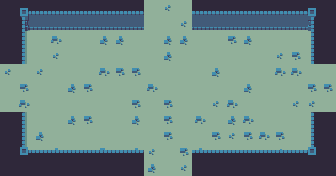

This game map was drawn from its Tiled (.tmx) file and the tilesets committed beside it. A one-line description and the trimmed map source follow:
An orthogonal 21x11 tile map with 16x16 px tiles, 4 tile layers (floor, floorfx, walls, doors) and 8 objects.

<map version="1.0" orientation="orthogonal" renderorder="right-down" width="21" height="11" tilewidth="16" tileheight="16" nextobjectid="14">
 <tileset firstgid="1" name="dungeon_sheet" tilewidth="16" tileheight="16" tilecount="240">
  <image source="dungeon_sheet.png" trans="ff00ff" width="384" height="160" />
 </tileset>
 <layer name="floor" width="21" height="11">
  <data>[231 cells, 231 non-empty, 1 distinct tile ids]</data>
 </layer>
 <layer name="floorfx" width="21" height="11">
  <data>[231 cells, 231 non-empty, 10 distinct tile ids]</data>
 </layer>
 <layer name="walls" width="21" height="11">
  <data>[231 cells, 88 non-empty, 12 distinct tile ids]</data>
 </layer>
 <layer name="doors" width="21" height="11">
  <data>[231 cells, 0 non-empty, 0 distinct tile ids]</data>
 </layer>
 <objectgroup name="wall">
  <object id="5" x="-2.5" y="63">
   <polyline points="0,0 27,0.5 27.5,-34 146,-34 146,-63 2,-63 1,0" />
  </object>
  <object id="6" x="0" y="112">
   <polyline points="0,0 25.5,0 25,37.5 143.5,37.5 143.5,63 -0.5,64 -0.5,-0.5" />
  </object>
  <object id="7" x="192.5" y="175">
   <polyline points="0,0 0,-25 120,-26 120,-63 143.5,-63 143.5,1" />
  </object>
  <object id="8" x="192" y="29">
   <polyline points="0,0 -0.5,-29.5 143.5,-29 143.5,35 118.5,35 119,-0.5 0,-0.5" />
  </object>
 </objectgroup>
 <objectgroup name="spawn">
  <object id="10" x="48" y="48" width="16" height="16" />
  <object id="11" x="48" y="112" width="16" height="16" />
  <object id="12" x="272" y="112" width="16" height="16" />
  <object id="13" x="272" y="48" width="16" height="16" />
 </objectgroup>
</map>
